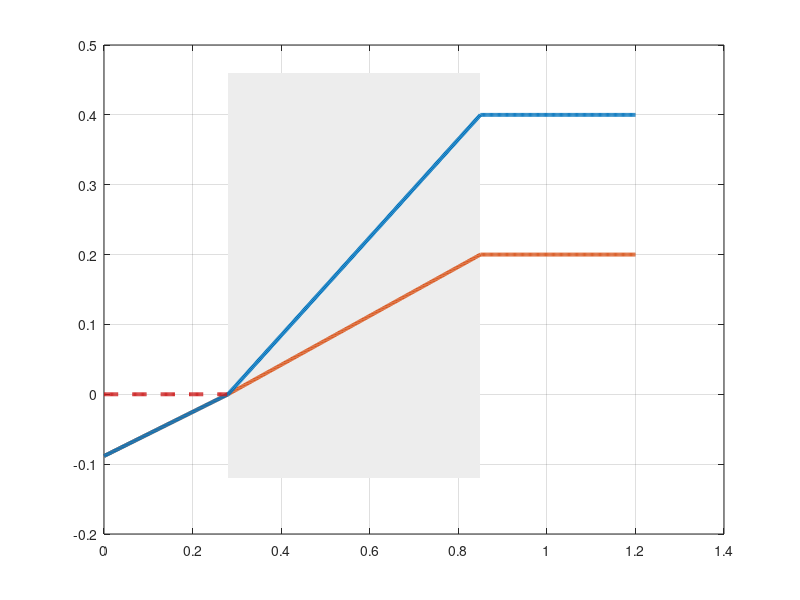

The MATLAB source for this figure: (Note: this script raises an error after producing the figure.)
% plot_7_7_speed_law.m
% Section 7.7 - Speed neuron: forward speed as a function of the frontal clearance
%     s = clip( (d_front - d_stop) / (d_slow - d_stop), -1, 1 )
%     v = V_max s (1 - 0.5 |omega|/Omega_max)          if s >= 0
%       = V_rev s                                      if s <  0 and d_rear > 0.35 m
%       = 0                                            if s <  0 and d_rear <= 0.35 m

Vmax = 0.40;   Vrev = 0.18;                   % cruise / reverse speed (m/s)
dStop = 0.28;  dSlow = 0.85;                  % braking window (m)
OmgMax = 2.60;                                % maximum yaw rate (rad/s)
dRearMin = 0.35;                              % minimum rear clearance for backing out (m)

dFront = linspace(0, 1.2, 601);
s      = min(max((dFront - dStop) / (dSlow - dStop), -1), 1);
speed  = @(omega, dRear) (s >= 0) .* Vmax .* s .* (1 - 0.5*abs(omega)/OmgMax) ...
                       + ((s < 0) & (dRear > dRearMin)) .* Vrev .* s;

vStraight = speed(0,      1.0);               % no turning, rear clear
vTurning  = speed(OmgMax, 1.0);               % turning at the maximum yaw rate, rear clear
vBlocked  = speed(0,      0.2);               % rear blocked: cannot back out
vBlocked(s >= 0) = NaN;                       % show only the part that differs

blue = [0.00 0.45 0.74];  orange = [0.85 0.33 0.10];  red = [0.80 0.10 0.10];  gray = [0.45 0.45 0.45];

fig = figure('Color', 'w', 'Position', [100 100 900 620]);
try, theme(fig, 'light'); catch, end   % force light colours (R2025a+ follows the OS dark mode)
hold on; grid on; box on;
fill([dStop dSlow dSlow dStop], [-0.12 -0.12 0.46 0.46], [0.93 0.93 0.93], 'EdgeColor', 'none');
h2 = plot(dFront, vTurning,  '-',  'Color', orange, 'LineWidth', 2.8);
h1 = plot(dFront, vStraight, '-',  'Color', blue,   'LineWidth', 2.8);   % drawn last: reverse branch is identical
h3 = plot(dFront, vBlocked,  '--', 'Color', red,    'LineWidth', 2.8);
xline(dStop, ':k', 'd_{stop} = 0.28 m', 'LabelVerticalAlignment', 'bottom');
xline(dSlow, ':k', 'd_{slow} = 0.85 m', 'LabelVerticalAlignment', 'bottom');
yline(0, '-', 'Color', gray);
text((dStop + dSlow)/2, 0.43, 'braking ramp', 'HorizontalAlignment', 'center', 'FontSize', 10);
text(0.14, -0.105, 'reverse', 'HorizontalAlignment', 'center', 'FontSize', 10);
text(1.02, 0.425, 'V_{max} = 0.40 m/s', 'HorizontalAlignment', 'center', 'FontSize', 10, 'Color', blue);
text(1.02, 0.225, '0.5 V_{max} when \omega = \Omega_{max}', 'HorizontalAlignment', 'center', 'FontSize', 10, 'Color', orange);
xlabel('frontal clearance  d_{front}  (m)'); ylabel('commanded forward speed  v  (m/s)');
xlim([0 1.2]); ylim([-0.12 0.46]);
title('Speed neuron:  v(d_{front})');
legend([h1 h2 h3], {'straight flight (\omega = 0), rear clear', ...
                    'turning at \omega = \Omega_{max}, rear clear', ...
                    'rear blocked (d_{rear} \leq 0.35 m): no reversing'}, 'Location', 'southoutside');
set(gca, 'FontSize', 11);

outDir = fullfile(fileparts(mfilename('fullpath')), '..', '..', 'assets', 'section7');
if ~exist(outDir, 'dir'), mkdir(outDir); end
exportgraphics(fig, fullfile(outDir, 'fig_7_7_speed_law.png'), 'Resolution', 200);
